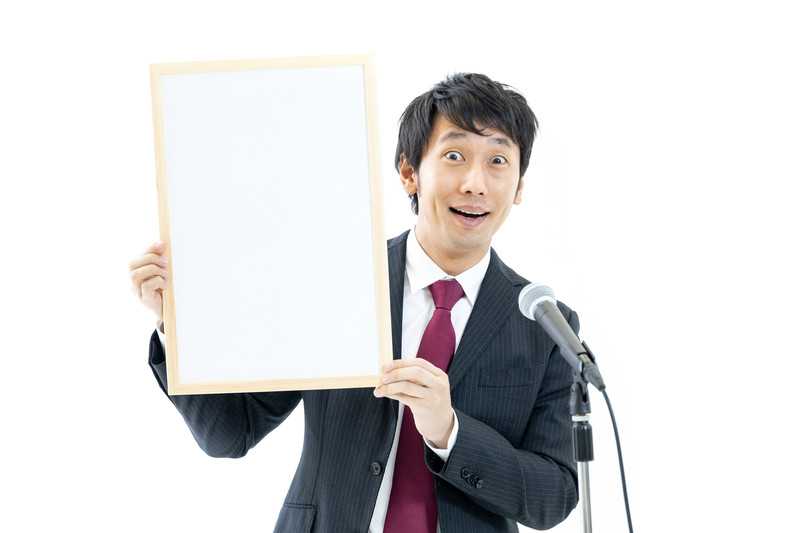
#> input picture input/gengouFTHG7513_TP_V4.jpg, 800 x 533 px
$ python DetectMultiScale_test.py
#> lines starting #> are read from the running program, lines starting #| are printed output that depends on the picture; after the words box and inside, x2 and y2 are one past the last pixel; in counts of white or black regions, pixels touching at a corner belong together
import cv2

#分類器ディレクトリ(以下から取得)
# https://github.com/opencv/blob/master/data/haarcascades/
# https://github.com/opencv/opencv_contrib/blob/master/modules/face/data/cascades/

cascade_path = "D:\opencv\opencv\data\haarcascades\haarcascade_frontalface_default.xml"

# [8 lines of commented-out code are left out]
input_file = "gengouFTHG7513_TP_V4.jpg"
input_path = "input/" + input_file
output_path = "output/" + input_file

# ディレクトリ確認用(うまく行かなかった時用)
import os
print(os.path.exists(input_path))

# ファイルの読み込み
image = cv2.imread(input_path)
#> image is the input picture: shape (533, 800, 3); mean B, G, R 219.3, 218.6, 219.3
cv2.imwrite(output_path, image)

# グレースケール変換
image_gray = cv2.cvtColor(image, cv2.COLOR_BGR2GRAY)
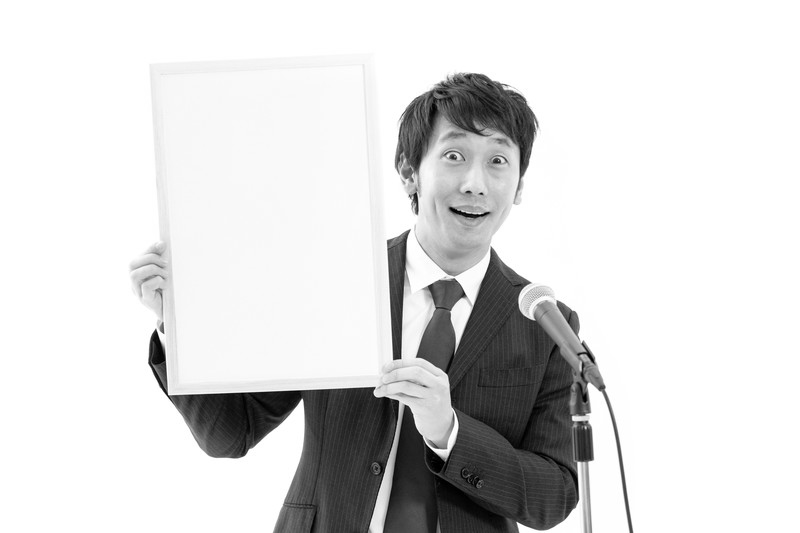
#> image_gray: shape (533, 800); min 0, max 255, mean 218.9
cv2.imwrite(output_path, image_gray)

# カスケード分類器の特徴量を取得する
cascade = cv2.CascadeClassifier(cascade_path)

#物体認識(顔認識)の実行
#image - CV_8U型の行列。ここに格納されている画像中から物体が検出されます。
#objects - 矩型を要素とするベクトル。それぞれの矩型は、検出した物体を含みます。
#scaleFactor - 各五臓スケールにおける縮小量を表します。
#minNeighbors - 物体候補となる矩型は、最低でもこの数だけの近傍矩型を含む必要があります。
#flags - このパラメータは、新しいカスケードでは利用されません。古いカスケードに対してはcvHaarDetectObjects関数の場合と同じ意味を持ちます。
#minSize - 物体が取り得る最小サイズ。これよりも小さい物体は無視されます。
facerect = cascade.detectMultiScale(image_gray, scaleFactor=1.1, minNeighbors=2, minSize=(30, 30))
#> facerect = [[400, 259, 89, 89], [411, 112, 128, 128]]

#print(facerect)
color = (255, 255, 255) #白

# 検出した場合
if len(facerect) > 0:
  # 検出した顔を含む矩型の作成
  for rect in facerect:
    cv2.rectangle(image, tuple(rect[0:2]), tuple(rect[0:2]+rect[2:4]), color, thickness=2)
#> this loop made 2 passes
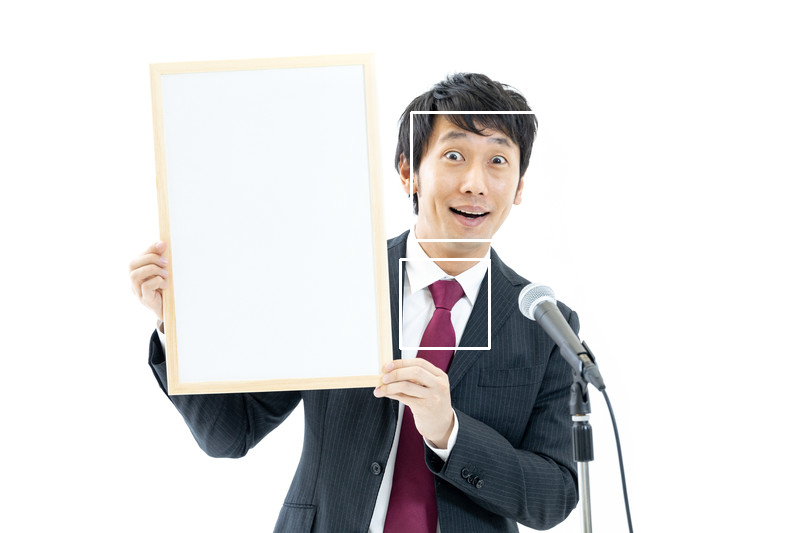
#> image: shape (533, 800, 3); 0.51% of pixels changed, all inside (x1, y1, x2, y2) = (399, 111, 541, 350)
  # 認識結果の保存
  cv2.imwrite(output_path, image)
